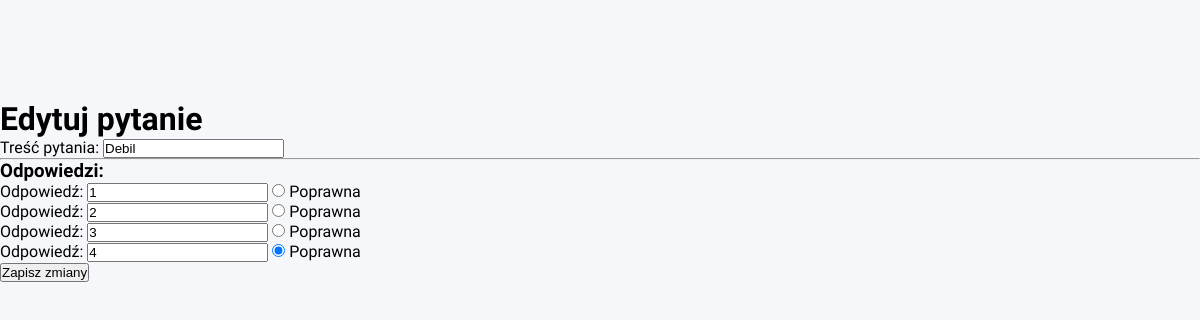
The app's page /teacher/questions/3/edit with its own data.
### models.py (models this page shows, shortened)
class Question(db.Model):
    __tablename__ = 'questions'
    id = db.Column(db.Integer, primary_key=True)
    text = db.Column(db.String, nullable=False)

class AnswerOption(db.Model):
    __tablename__ = 'answer_options'
    id = db.Column(db.Integer, primary_key=True)
    text = db.Column(db.String, nullable=False)
    is_correct = db.Column(db.Boolean, nullable=False)
    question_id = db.Column(db.Integer, db.ForeignKey('questions.id'), nullable=False)
    question = db.relationship('Question', backref='answer_options')

### app.py (the view, shortened to what this page needs)
@app.route('/teacher/questions/<int:question_id>/edit', methods=['GET', 'POST']) #edytuj pytanie
def edit_question(question_id):
    question = Question.query.get_or_404(question_id)
    return render_template('edit_question.html', question=question)

### templates/edit_question.html (shortened to what this page needs)
{% extends "base.html" %}
{% block body %}
<h1>Edytuj pytanie</h1>
<form method="post">
  <label>Treść pytania:</label>
  <input type="text" name="question_text" value="{{ question.text }}" required>
  <hr>
  <h3>Odpowiedzi:</h3>
  {% for opt in question.answer_options %}
    <div>
      <label>Odpowiedź:</label>
      <input type="text" name="option_{{ opt.id }}" value="{{ opt.text }}">
      <label>
        <input type="radio" name="correct_option" value="{{ opt.id }}" {% if opt.is_correct %}checked{% endif %}>
        Poprawna
      </label>
    </div>
  {% endfor %}
  <button type="submit" class="btn">Zapisz zmiany</button>
</form>
{% endblock %}

### static/css/style.css (style rules this page uses)
* { margin: 0; padding: 0; box-sizing: border-box; }
body:not(.auth-page) { padding-top: 100px; }

### templates/base.html (style rules this page uses)
body { font-family: 'Segoe UI', Tahoma, Geneva, Verdana, sans-serif; margin: 0; padding: 0; box-sizing: border-box; background-color: #f5f7fa; }

### records on screen
Question: question_text "Debil"
AnswerOption: text "1", is_correct "☐ Poprawna"
AnswerOption: text "2", is_correct "☐ Poprawna"
AnswerOption: text "3", is_correct "☐ Poprawna"
AnswerOption: text "4", is_correct "☑ Poprawna"
